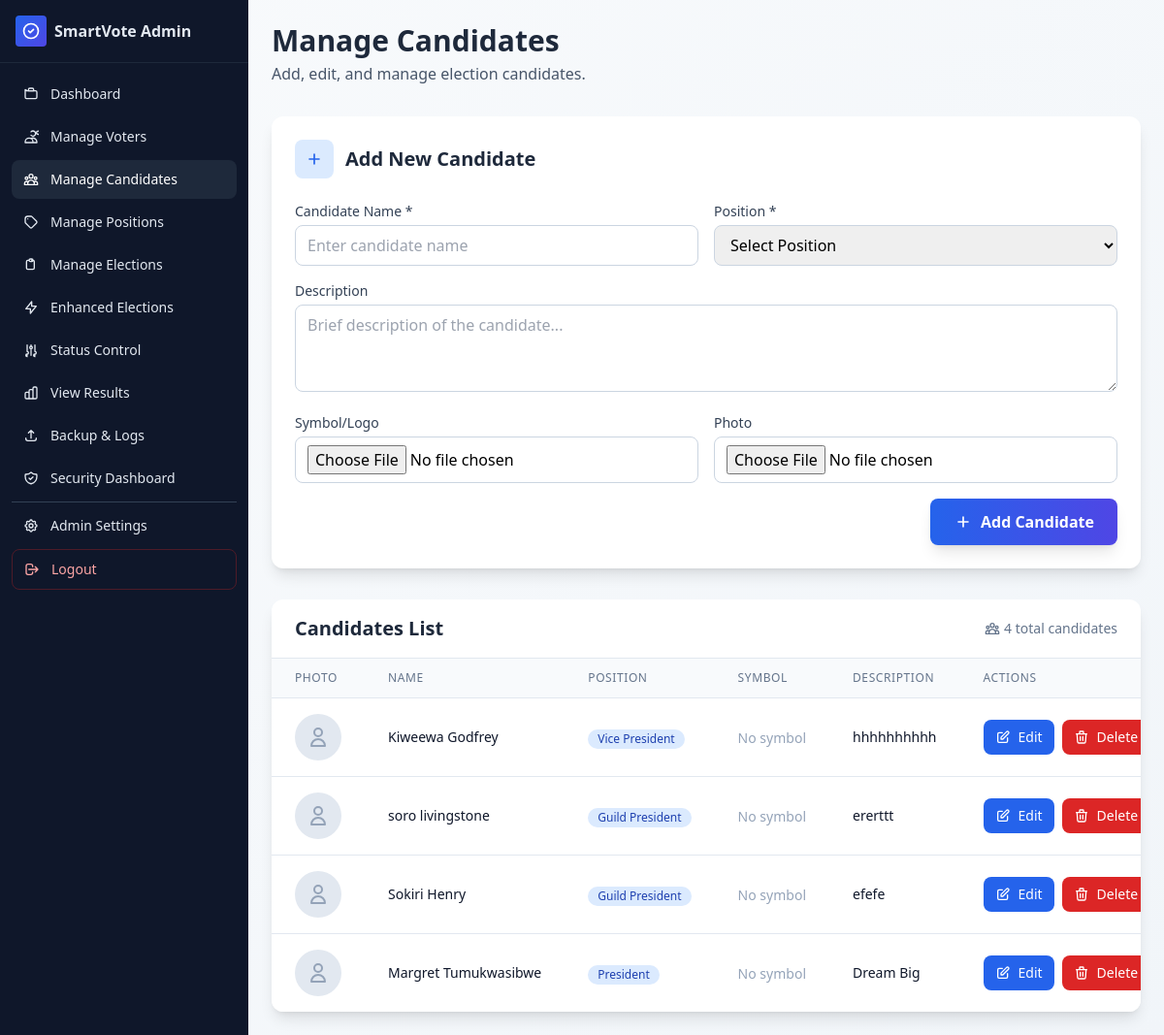
Page /admin/manage_candidates.php (signed in) on the committed database.
### tables this page shows
CREATE TABLE `candidates` (
  `id` int(11) NOT NULL AUTO_INCREMENT,
  `name` varchar(150) NOT NULL,
  `position_id` int(11) DEFAULT NULL,
  `position` varchar(100) NOT NULL,
  `description` text DEFAULT NULL,
  `photo` varchar(255) DEFAULT NULL,
  `photo_path` varchar(255) DEFAULT NULL,
  `symbol_path` varchar(255) DEFAULT NULL,
  `symbol` varchar(255) DEFAULT NULL,
  `active` tinyint(1) NOT NULL DEFAULT 1,
  `created_at` timestamp NOT NULL DEFAULT current_timestamp(),
  PRIMARY KEY (`id`),
  KEY `idx_candidates_active` (`active`),
  KEY `idx_position_id` (`position_id`)
);

### admin/manage_candidates.php (the view, shortened to what this page needs)
<?php
require_once __DIR__ . '/../includes/db_connect.php';
$candidates = $pdo->query("
    SELECT c.*,
           COALESCE(p.name, c.position) as position_name
    FROM candidates c
    LEFT JOIN positions p ON c.position_id = p.id
    ORDER BY c.created_at DESC
")->fetchAll();
$editCandidate = null;
?>
<!DOCTYPE html>
<html lang="en">
<head>
    <script src="https://cdn.tailwindcss.com"></script>
</head>
<body class="bg-gradient-to-br from-slate-50 to-slate-100 min-h-screen">
    <?php include __DIR__ . '/includes/sidebar.php'; ?>
    <main class="lg:ml-64 p-4 lg:p-6 pt-16 lg:pt-6 min-h-screen">
            <div class="mb-8">
                <h1 class="text-3xl font-bold text-slate-800">Manage Candidates</h1>
                <p class="text-slate-600 mt-1">Add, edit, and manage election candidates.</p>
            </div>
            <div class="bg-white rounded-xl shadow-lg p-6 mb-8">
                <div class="flex items-center justify-between mb-6">
                    <div class="flex items-center">
                        <div class="w-10 h-10 bg-blue-100 rounded-lg flex items-center justify-center mr-3">
                            <svg class="w-5 h-5 text-blue-600" fill="none" stroke="currentColor" viewBox="0 0 24 24">
                                <path stroke-linecap="round" stroke-linejoin="round" stroke-width="2" d="M12 6v6m0 0v6m0-6h6m-6 0H6"></path>
                            </svg>
                        </div>
                        <h2 class="text-xl font-semibold text-slate-800">
                            <?php echo $editCandidate ? 'Edit Candidate' : 'Add New Candidate'; ?>
                        </h2>
                    </div>
                </div>
                <form method="post" enctype="multipart/form-data" class="space-y-4">
                    <div class="grid grid-cols-1 md:grid-cols-2 gap-4">
                        <div>
                            <label class="block text-sm font-medium text-slate-700 mb-1">Candidate Name *</label>
                            <input required name="name" value="<?php echo $editCandidate ? htmlspecialchars($editCandidate['name']) : ''; ?>"
                                   placeholder="Enter candidate name"
                                   class="w-full border border-slate-300 rounded-lg px-3 py-2 focus:outline-none focus:ring-2 focus:ring-brand focus:border-transparent">
                        </div>
                        <div>
                            <label class="block text-sm font-medium text-slate-700 mb-1">Position *</label>
                            <select required name="position_id" class="w-full border border-slate-300 rounded-lg px-3 py-2 focus:outline-none focus:ring-2 focus:ring-brand focus:border-transparent">
                                <option value="">Select Position</option>
                            </select>
                        </div>
                    </div>
                    <div>
                        <label class="block text-sm font-medium text-slate-700 mb-1">Description</label>
                        <textarea name="description" placeholder="Brief description of the candidate..." rows="3"
                                  class="w-full border border-slate-300 rounded-lg px-3 py-2 focus:outline-none focus:ring-2 focus:ring-brand focus:border-transparent"><?php echo $editCandidate ? htmlspecialchars($editCandidate['description']) : ''; ?></textarea>
                    </div>
                    <div class="grid grid-cols-1 md:grid-cols-2 gap-4">
                        <div>
                            <label class="block text-sm font-medium text-slate-700 mb-1">Symbol/Logo</label>
                            <input type="file" name="symbol" accept="image/*"
                                   class="w-full border border-slate-300 rounded-lg px-3 py-2 focus:outline-none focus:ring-2 focus:ring-brand focus:border-transparent">
                        </div>
                        <div>
                            <label class="block text-sm font-medium text-slate-700 mb-1">Photo</label>
                            <input type="file" name="photo" accept="image/*"
                                   class="w-full border border-slate-300 rounded-lg px-3 py-2 focus:outline-none focus:ring-2 focus:ring-brand focus:border-transparent">
                        </div>
                    </div>
                    <div class="flex justify-end">
                        <button type="submit" class="bg-gradient-to-r from-blue-600 to-indigo-600 hover:from-blue-700 hover:to-indigo-700 text-white rounded-lg px-6 py-3 font-semibold shadow-lg hover:shadow-xl transition-all duration-200 flex items-center">
                            <svg class="w-5 h-5 mr-2" fill="none" stroke="currentColor" viewBox="0 0 24 24">
                                <path stroke-linecap="round" stroke-linejoin="round" stroke-width="2" d="M12 6v6m0 0v6m0-6h6m-6 0H6"></path>
                            </svg>
                            <?php echo $editCandidate ? 'Update Candidate' : 'Add Candidate'; ?>
                        </button>
                    </div>
                </form>
            </div>
            <div class="bg-white rounded-xl shadow-lg overflow-hidden">
                <div class="px-6 py-4 border-b border-slate-200">
                    <div class="flex items-center justify-between">
                        <h2 class="text-xl font-semibold text-slate-800">Candidates List</h2>
                        <div class="flex items-center text-sm text-slate-500">
                            <?php echo count($candidates); ?> total candidates
                        </div>
                    </div>
                </div>
                <div class="overflow-x-auto">
                    <table class="min-w-full divide-y divide-slate-200">
                        <thead class="bg-slate-50">
                            <tr>
                                <th class="px-6 py-3 text-left text-xs font-medium text-slate-500 uppercase tracking-wider">Photo</th>
                                <th class="px-6 py-3 text-left text-xs font-medium text-slate-500 uppercase tracking-wider">Name</th>
                                <th class="px-6 py-3 text-left text-xs font-medium text-slate-500 uppercase tracking-wider">Position</th>
                                <th class="px-6 py-3 text-left text-xs font-medium text-slate-500 uppercase tracking-wider">Symbol</th>
                                <th class="px-6 py-3 text-left text-xs font-medium text-slate-500 uppercase tracking-wider">Description</th>
                                <th class="px-6 py-3 text-left text-xs font-medium text-slate-500 uppercase tracking-wider">Actions</th>
                            </tr>
                        </thead>
                        <tbody class="bg-white divide-y divide-slate-200">
                            <?php foreach ($candidates as $candidate): ?>
                                <tr class="hover:bg-slate-50 transition-colors">
                                    <td class="px-6 py-4 whitespace-nowrap">
                                        <?php if ($candidate['photo_path'] && file_exists($candidate['photo_path'])): ?>
                                            <img src="../<?php echo htmlspecialchars($candidate['photo_path']); ?>"
                                                 alt="<?php echo htmlspecialchars($candidate['name']); ?>"
                                                 class="w-12 h-12 rounded-full object-cover">
                                        <?php else: ?>
                                            <div class="w-12 h-12 bg-slate-200 rounded-full flex items-center justify-center">
                                                <svg class="w-6 h-6 text-slate-400" fill="none" stroke="currentColor" viewBox="0 0 24 24">
                                                    <path stroke-linecap="round" stroke-linejoin="round" stroke-width="2" d="M16 7a4 4 0 11-8 0 4 4 0 018 0zM12 14a7 7 0 00-7 7h14a7 7 0 00-7-7z"></path>
                                                </svg>
                                            </div>
                                        <?php endif; ?>
                                    </td>
                                    <td class="px-6 py-4 whitespace-nowrap">
                                        <div class="text-sm font-medium text-slate-900"><?php echo htmlspecialchars($candidate['name']); ?></div>
                                    </td>
                                    <td class="px-6 py-4 whitespace-nowrap">
                                        <span class="inline-flex items-center px-2.5 py-0.5 rounded-full text-xs font-medium bg-blue-100 text-blue-800">
                                            <?php echo htmlspecialchars($candidate['position_name'] ?? 'No Position'); ?>
                                        </span>
                                    </td>
                                    <td class="px-6 py-4 whitespace-nowrap">
                                        <?php if ($candidate['symbol_path'] && file_exists(__DIR__ . '/../' . $candidate['symbol_path'])): ?>
                                            <img src="../<?php echo htmlspecialchars($candidate['symbol_path']); ?>"
                                                 alt="Symbol"
                                                 class="w-8 h-8 object-contain">
                                        <?php else: ?>
                                            <span class="text-slate-400 text-sm">No symbol</span>
                                        <?php endif; ?>
                                    </td>
                                    <td class="px-6 py-4">
                                        <div class="text-sm text-slate-900 max-w-xs truncate">
                                            <?php echo htmlspecialchars($candidate['description'] ?: 'No description'); ?>
                                        </div>
                                    </td>
                                    <td class="px-6 py-4 whitespace-nowrap text-sm font-medium">
                                        <div class="flex items-center space-x-2">
                                            <a href="?edit=<?php echo (int)$candidate['id']; ?>"
                                               class="inline-flex items-center px-3 py-2 text-sm font-medium text-white bg-blue-600 hover:bg-blue-700 rounded-lg transition-all duration-200"
                                               title="Edit Candidate">
                                                <svg class="w-4 h-4 mr-2" fill="none" stroke="currentColor" viewBox="0 0 24 24">
                                                    <path stroke-linecap="round" stroke-linejoin="round" stroke-width="2" d="M11 5H6a2 2 0 00-2 2v11a2 2 0 002 2h11a2 2 0 002-2v-5m-1.414-9.414a2 2 0 112.828 2.828L11.828 15H9v-2.828l8.586-8.586z"></path>
                                                </svg>
                                                Edit
                                            </a>
                                            <form method="post" class="inline" onsubmit="return confirm('Are you sure you want to delete this candidate? This action cannot be undone.')">
                                                <button type="submit" class="inline-flex items-center px-3 py-2 text-sm font-medium text-white bg-red-600 hover:bg-red-700 rounded-lg transition-all duration-200" title="Delete Candidate">
                                                    <svg class="w-4 h-4 mr-2" fill="none" stroke="currentColor" viewBox="0 0 24 24">
                                                        <path stroke-linecap="round" stroke-linejoin="round" stroke-width="2" d="M19 7l-.867 12.142A2 2 0 0116.138 21H7.862a2 2 0 01-1.995-1.858L5 7m5 4v6m4-6v6m1-10V4a1 1 0 00-1-1h-4a1 1 0 00-1 1v3M4 7h16"></path>
                                                    </svg>
                                                    Delete
                                                </button>
                                            </form>
                                        </div>
                                    </td>
                                </tr>
                            <?php endforeach; ?>
                        </tbody>
                    </table>
                </div>
            </div>
        </main>
</body>
</html>

### rows in the picture
candidates: name "Kiweewa Godfrey", position_name "Vice President", shows "No symbol", description "hhhhhhhhhh"
candidates: name "soro livingstone", position_name "Guild President", shows "No symbol", description "ererttt"
candidates: name "Sokiri Henry", position_name "Guild President", shows "No symbol", description "efefe"
candidates: name "Margret Tumukwasibwe", position_name "President", symbol_path "No symbol", description "Dream Big"

### other values in the picture
$sidebarConfig['brand']['title'] "SmartVote Admin"
$item['title'] "Dashboard"
$item['title'] "Manage Voters"
$item['title'] "Manage Candidates"
$item['title'] "Manage Positions"
$item['title'] "Manage Elections"
$item['title'] "Enhanced Elections"
$item['title'] "Status Control"
$item['title'] "View Results"
$item['title'] "Backup & Logs"
$item['title'] "Security Dashboard"
$item['title'] "Admin Settings"
$logoutConfig['title'] "Logout"
count($candidates) "4"
